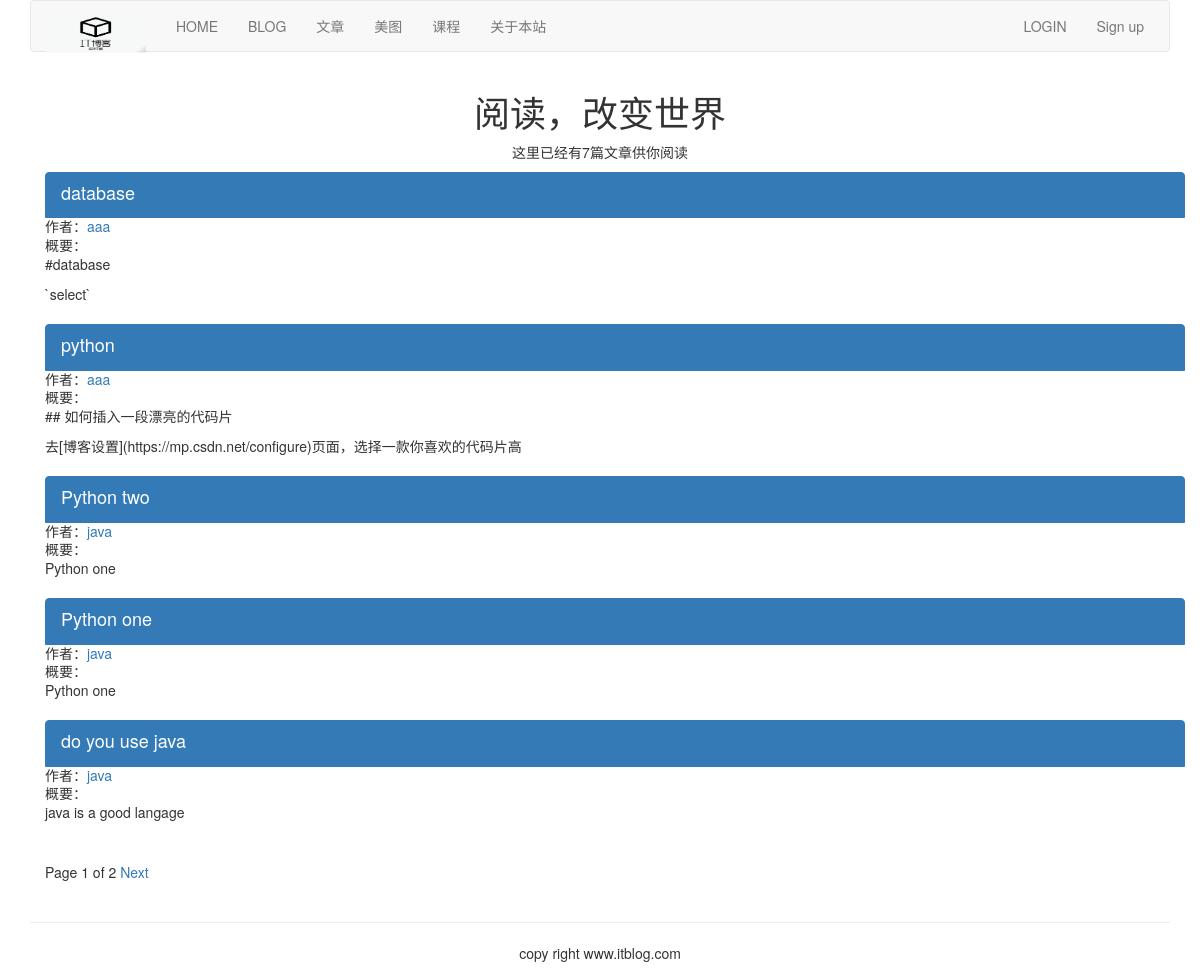
The page /article/list-article-titles/ on the database its author committed.
### article/models.py (models this page shows, shortened)
class ArticlePost(models.Model):
	author = models.ForeignKey(User, on_delete=models.CASCADE, related_name="article")
	title = models.CharField(max_length=200)
	slug = models.SlugField(max_length=500)
	column = models.ForeignKey(ArticleColumn, on_delete=models.CASCADE, related_name="article_column")
	body = models.TextField()
	created = models.DateTimeField(default=timezone.now)
	updated = models.DateTimeField(auto_now=True)
	users_like = models.ManyToManyField(User, related_name="articles_like", blank=True)
	article_tag = models.ManyToManyField(ArticleTag, related_name='article_tag', blank=True)
	class Meta:
		ordering = ("-updated",)
		index_together = (('id', 'slug'),)
	def get_url_path(self):
		return reverse("article:list_article_detail", args=[self.id, self.slug])

### article/list_views.py (the view)
# urls.py: path('list-article-titles/', list_views.article_titles, name="article_titles"),
def article_titles(request, username=None):
	if username:
		user = User.objects.get(username=username)
		articles_title = ArticlePost.objects.filter(author=user)
		try:
		    userinfo = user.userinfo    #④
		except:
			userinfo = None
	else:
		articles_title = ArticlePost.objects.all()
	paginator = Paginator(articles_title, 5)
	page = request.GET.get('page')
	try:
		current_page = paginator.page(page)
		articles = current_page.object_list
	except PageNotAnInteger:
		current_page = paginator.page(1)
		articles = current_page.object_list
	except EmptyPage:
		current_page = paginator.page(paginator.num_pages)
		articles = current_page.object_list
	if username:
		return render(request, "article/list/author_articles.html", {"articles":articles, "page":current_page, "userinfo":userinfo, "user":user})    #⑤
	return render(request, "article/list/article_titles.html", {"articles":articles, "page": current_page})

### article/templatetags/article_tags.py (called while the page is built)
@register.simple_tag    #④
def total_articles():
    return ArticlePost.objects.count()    #⑤

### templates/article/list/article_titles.html (shortened to what this page needs)
{% extends "base.html" %}
{% load article_tags %}
{% block content %}
<div class="row text-center vertical-middle-sm">
    <h1>阅读，改变世界</h1>
    <p>这里已经有{% total_articles %}篇文章供你阅读</p>
</div>
<div class="container">
    {% for article in articles %}
    <div class="list-group">
        <a href="{{article.get_url_path}}" class="list-group-item active"><h4 class="list-group-item-heading">{{article.title}}</h4></a>
        <p class="list-group-item-text">作者：<a href="{% url 'article:author_articles' article.author.username %}">{{article.author.username}}</a></p>
        <p class="list-group-item-text">概要：{{article.body|slice:'70'| linebreaks}}</p>
    </div>
    {% endfor %}
{% include "paginator.html" %}
</div>
{% endblock %}

### rows shown on the page
ArticlePost: title "database", author.username "aaa", body "#database `select`"
ArticlePost: title "python", author.username "aaa", body "## 如何插入一段漂亮的代码片 去[博客设置](https://mp.csdn.net/configure)页面，选择一款你喜欢的代码片高"
ArticlePost: title "Python two", author.username "java", body "Python one"
ArticlePost: title "Python one", author.username "java", body "Python one"
ArticlePost: title "do you use java", author.username "java", body "java is a good langage"

### other values the page prints
{{ page.number }} "1"
{{ page.paginator.num_pages }} "2"
